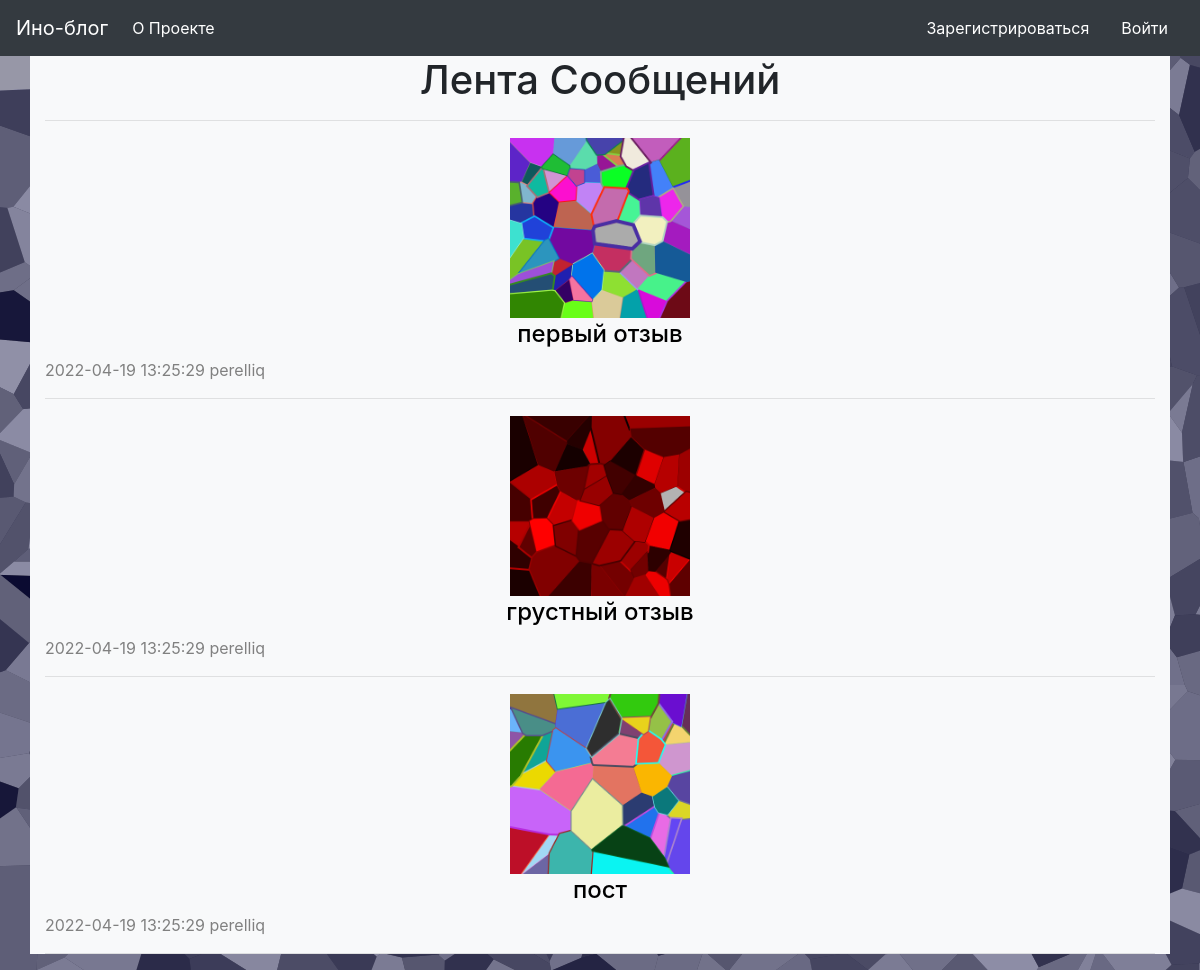
The page / on the database its author committed.
### project.py (models this page shows, shortened)
class Post(db.Model):
    id = db.Column(db.Integer, primary_key=True)
    title = db.Column(db.String(140))
    content = db.Column(db.String(540))
    image = db.Column(db.String(40))
    stamp = db.Column(db.DateTime, index=True, default=datetime.now(timezone.utc))
    username = db.Column(db.String(140))

### project.py (the view)
@app.route('/')
def index():
    conn = get_db_connection()
    posts = conn.execute('SELECT * FROM post').fetchall()
    conn.close()
    return render_template('index.html', posts=posts)

### project.py (called while the page is built)
def get_db_connection():
    conn = sqlite3.connect('database.db')
    conn.row_factory = sqlite3.Row
    return conn

### templates/index.html (shortened to what this page needs)
{% extends 'base.html' %}
{% block content %}
<h1 align="center">{% block title %} Лента Сообщений {% endblock %}</h1>
<hr>
{% for post in posts %}
<table align="center">
    <tr align="center">
        <td><img src="{{ url_for('static', filename=post['image']) }}" width="180" height="180" alt="Edit"></td>
   </tr>
    <tr align="center">
        <td><a style="color:#000000" href="{{ url_for('post', post_id=post['id']) }}">
            <h4>{{ post['title'] }}</h4>
        </a></td>
    </tr>
</table>
<span style="color:#808080">{{ post['stamp'] }}</span>
<span style="color:#808080">{{ post['username'] }}</span>
<hr>
{% endfor %}
{% endblock %}

### rows shown on the page
Post: image (picture), title "первый отзыв", stamp "2022-04-19 13:25:29", username "perelliq"
Post: image (picture), title "грустный отзыв", stamp "2022-04-19 13:25:29", username "perelliq"
Post: image (picture), title "пост", stamp "2022-04-19 13:25:29", username "perelliq"
